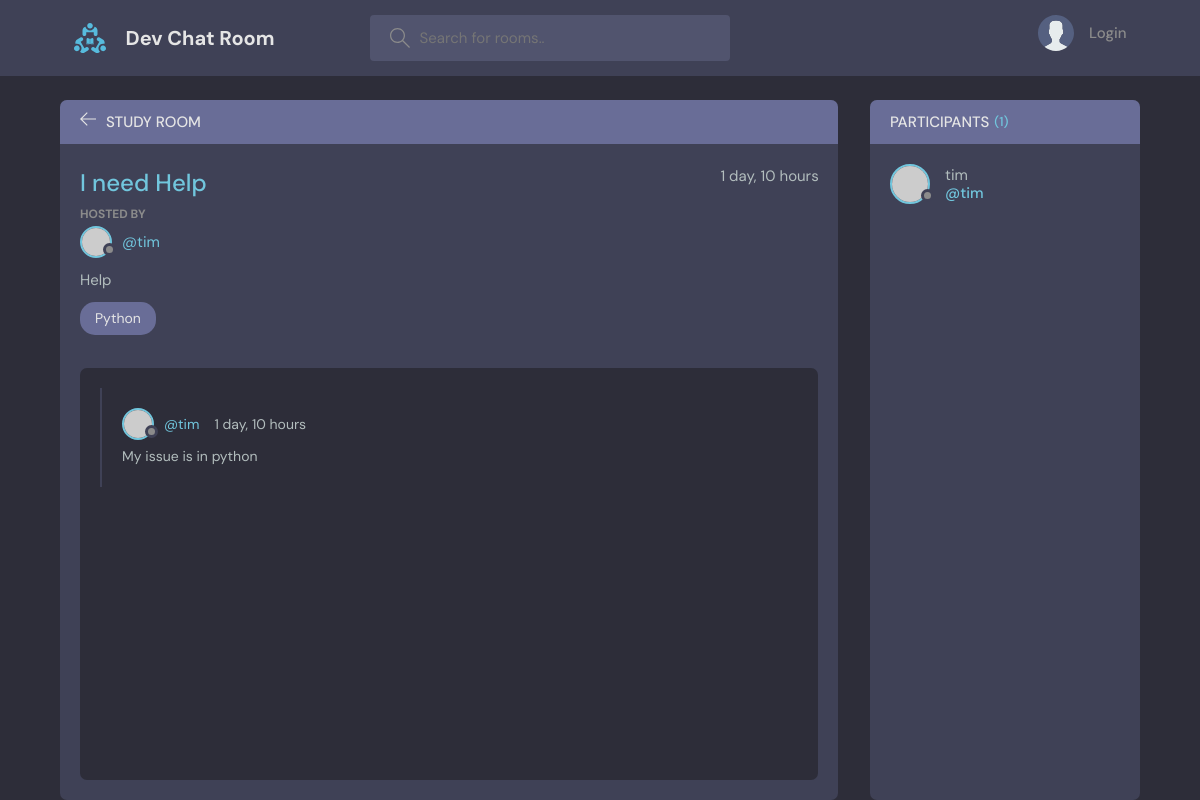
Page /room/12/ on the earlier database version.
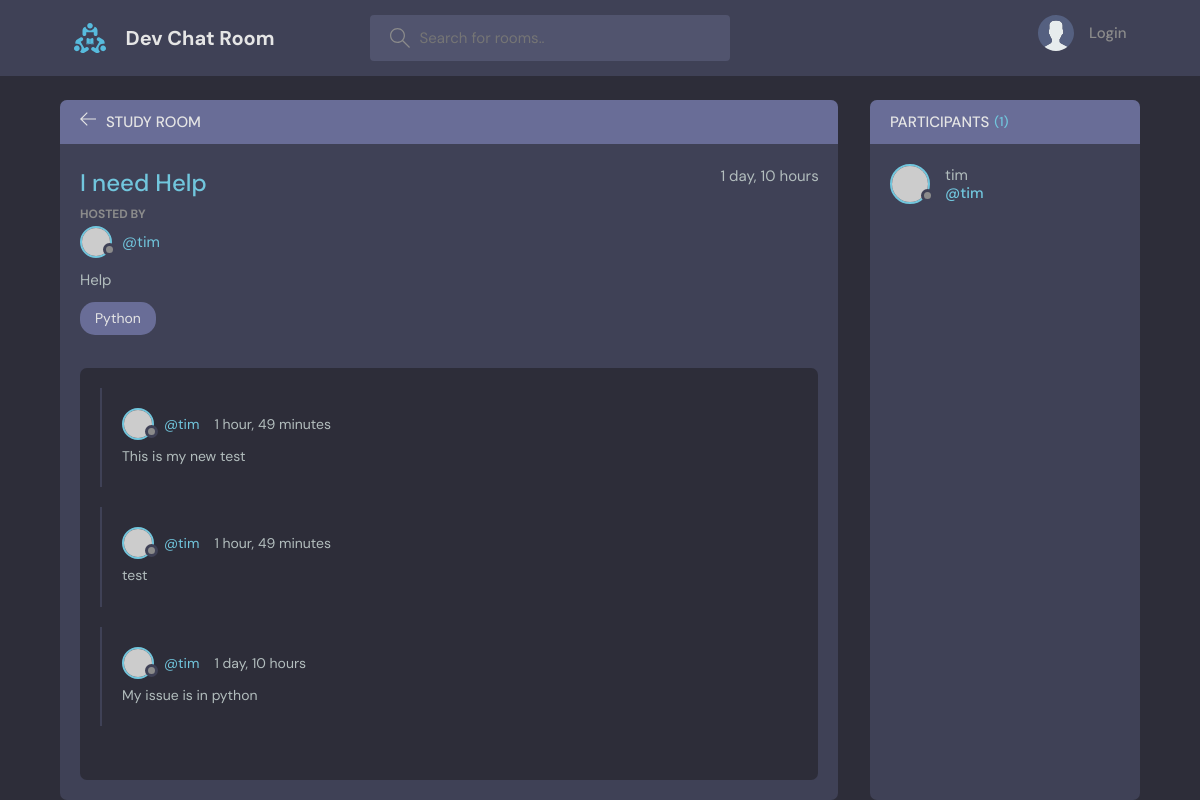
Same page on the later database version.
### base/models.py (models this page shows)
class Message(models.Model):
    user = models.ForeignKey(User,on_delete = models.CASCADE)
    room = models.ForeignKey(Room, on_delete =models.CASCADE)
    body = models.TextField ()
    updated = models.DateTimeField(auto_now=True)
    created = models.DateTimeField(auto_now_add=True)
    class Meta:
        ordering = ['-updated','-created']
    def __str__(self):
        return self.body[0:50]

### base/views.py (the view, shortened to what this page needs)
# urls.py: path('room/<str:pk>/',views.room, name="room"),
def room(request ,pk):
    room = Room.objects.get(id=pk)
    room_messages =room.message_set.all().order_by('-created')
    participants = room.participants.all().order_by('-participants')
    context = {'room':room,'room_messages':room_messages,'participants':participants}
    return render(request, 'base/room.html',context)

### base/models.py (called while the page is built)
    def __str__(self):
        return self.name

### base/templates/base/room.html (shortened to what this page needs)
{% extends 'main.html' %}
{% block content %}
    <main class="profile-page layout layout--2">
      <div class="container">
        <div class="room">
          <div class="room__top">
            <div class="room__topLeft">
              <a href="{%url 'home' %}"">
                <svg version="1.1" xmlns="http://www.w3.org/2000/svg" width="32" height="32" viewBox="0 0 32 32">
                  <title>arrow-left</title>
                  <path
                    d="M13.723 2.286l-13.723 13.714 13.719 13.714 1.616-1.611-10.96-10.96h27.625v-2.286h-27.625l10.965-10.965-1.616-1.607z"
                  ></path>
                </svg>
              </a>
              <h3>Study Room</h3>
            </div>
          </div>
          <div class="room__box scroll">
            <div class="room__header scroll">
              <div class="room__info">
                <h3>{{room.name}}</h3>
                <span>{{room.created | timesince}}</span>
              </div>
              <div class="room__hosted">
                <p>Hosted By</p>
                <a href="{%url 'user-profile' room.host.id%}" class="room__author">
                  <div class="avatar avatar--small">
                    <img src="https://randomuser.me/api/portraits/men/37.jpg" />
                  </div>
                  <span>@{{room.host}}</span>
                </a>
              </div>
              <div class="room__details">
                <p>{{room.description}}</p>
              </div>
              <span class="room__topics">{{room.topic}}</span>
            </div>
            <div class="room__conversation">
              <div class="threads scroll">
                {% for messages in room_messages%}
                <div class="thread">
                  <div class="thread__top">
                    <div class="thread__author">
                      <a href="#" class="thread__authorInfo">
                        <div class="avatar avatar--small">
                          <img src="https://randomuser.me/api/portraits/men/37.jpg" />
                        </div>
                        <span>@{{messages.user}}</span>
                      </a>
                      <span class="thread__date">{{messages.created | timesince}}</span>
                    </div>
                  </div>
                  <div class="thread__details">
                    <p>{{messages}}</p>
                  </div>
                </div>
                {%endfor%}
              </div>
            </div>
          </div>
        </div>
        <div class="participants">
          <h3 class="participants__top">Participants <span>({{participants.count}})</span></h3>
          <div class="participants__list scroll">
            {% for user in participants %}
            <a href="{% url 'user-profile' user.id %}" class="participant">
              <div class="avatar avatar--medium">
                <img src="https://randomuser.me/api/portraits/men/37.jpg" />
              </div>
              <p>
                {{user.username}}
                <span>@{{user.username}}</span>
              </p>
            </a>
            {%endfor%}
          </div>
        </div>
      </div>
    </main>
{% endblock content %}

Differences in the rows shown:
added Message: user "tim", created "1 hour, 49 minutes", body "This is my new test"
added Message: user "tim", created "1 hour, 49 minutes", body "test"
